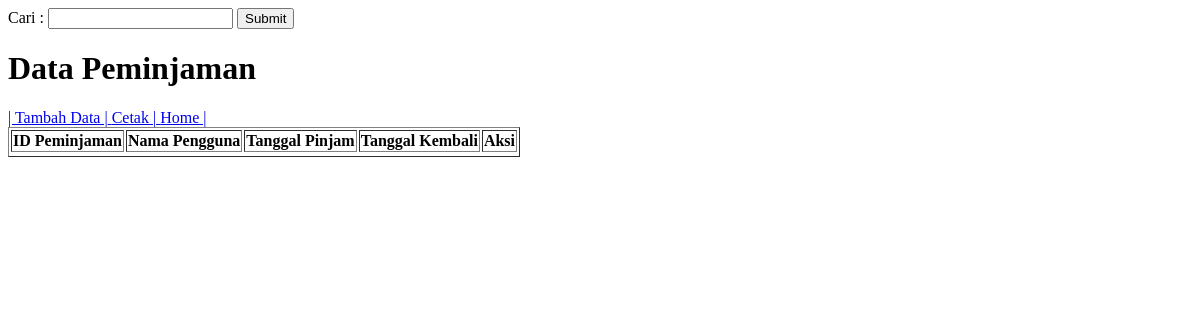
Before: /perpustakaan/public/dashboard/data/dspeminjaman.php with the older database file.
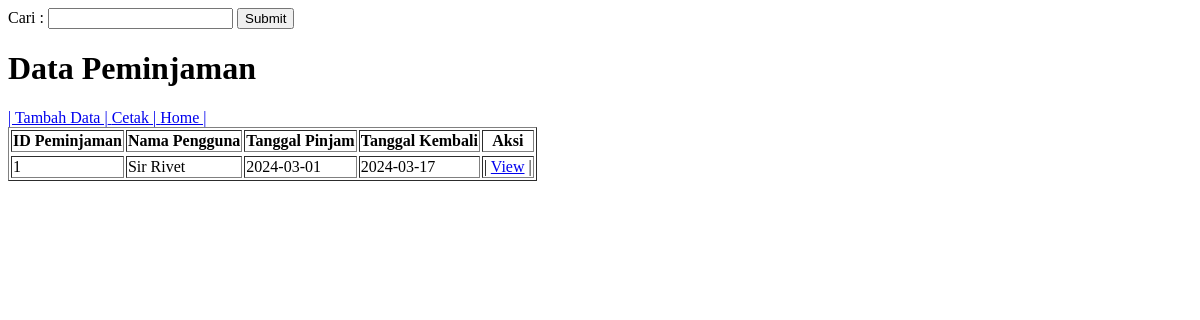
After: the same page with the newer database file.
### tables this page shows
CREATE TABLE `peminjaman` (
  `id_peminjaman` int(11) NOT NULL,
  `tanggal_pinjam` date DEFAULT NULL,
  `tanggal_kembali` date DEFAULT NULL,
  `guru_idguru` int(11) DEFAULT NULL,
  `siswa_idsiswa` int(11) DEFAULT NULL
);

### perpustakaan/public/dashboard/data/dspeminjaman.php (the view, shortened to what this page needs)
<?php
    include_once("../../../config/koneksi.php");
?>
<!DOCTYPE html>
<html lang="en">
<head>
</head>
<body>
    <form action="dspeminjaman.php" method="get">
        <label>Cari :</label>
        <input type="text" name="cari">
        <input type="submit" name="Cari">
    </form>
    <table border="1">
        <h1>Data Peminjaman</h1>
        <a href="../../peminjaman/view/tambah.php">| Tambah Data |</a>
        <a href="../../peminjaman/cetak.php" target="_blank"> Cetak |</a>
        <a href="../dashboard.php"> Home |</a>
            <?php
                if (isset($_GET['cari'])) {
                    $cari = $_GET['cari'];
                    $sql = "SELECT p.id_peminjaman, p.tanggal_pinjam, p.tanggal_kembali,
                                CASE
                                    WHEN p.guru_idguru IS NOT NULL THEN g.nama
                                    WHEN p.siswa_idsiswa IS NOT NULL THEN s.nama
                                END AS namapengguna
                            FROM peminjaman p
                            LEFT JOIN guru g ON p.guru_idguru = g.idguru
                            LEFT JOIN siswa s ON p.siswa_idsiswa = s.idsiswa
                            WHERE p.id_peminjaman LIKE '%$cari%' OR p.guru_idguru LIKE '%$cari%' OR p.siswa_idsiswa LIKE '%$cari%'";
                } else {
                    $sql = "SELECT p.id_peminjaman, p.tanggal_pinjam, p.tanggal_kembali,
                                CASE
                                    WHEN p.guru_idguru IS NOT NULL THEN g.nama
                                    WHEN p.siswa_idsiswa IS NOT NULL THEN s.nama
                                END AS namapengguna
                            FROM peminjaman p
                            LEFT JOIN guru g ON p.guru_idguru = g.idguru
                            LEFT JOIN siswa s ON p.siswa_idsiswa = s.idsiswa
                            ORDER BY p.id_peminjaman ASC";
                }
                $ambildata = mysqli_query($kon, $sql);
            ?>
        <tr>
            <th> ID Peminjaman </th>
            <th> Nama Pengguna </th>
            <th> Tanggal Pinjam </th>
            <th> Tanggal Kembali </th>
            <th> Aksi </th>
        </tr>
        <tr>
            <?php
                while ($userAmbilData = mysqli_fetch_array($ambildata)) {
                    echo "<tr>";
                        echo "<td>" . $userAmbilData['id_peminjaman'] . "</td>";
                        echo "<td>" . $userAmbilData['namapengguna'] . "</td>";
                        echo "<td>" . $userAmbilData['tanggal_pinjam'] . "</td>";
                        echo "<td>" . $userAmbilData['tanggal_kembali'] . "</td>";
                        echo "<td>
                                | <a href='../../peminjaman/view/view.php?id_peminjaman=" . $userAmbilData['id_peminjaman']. "'> View</a> |
                            </td>";
                    echo "</tr>";
                }
            ?>
        </tr>
    </table>
</body>
</html>

Changed rows visible on the page:
added peminjaman: id_peminjaman "1", namapengguna "Sir Rivet", tanggal_pinjam "2024-03-01", tanggal_kembali "2024-03-17"
